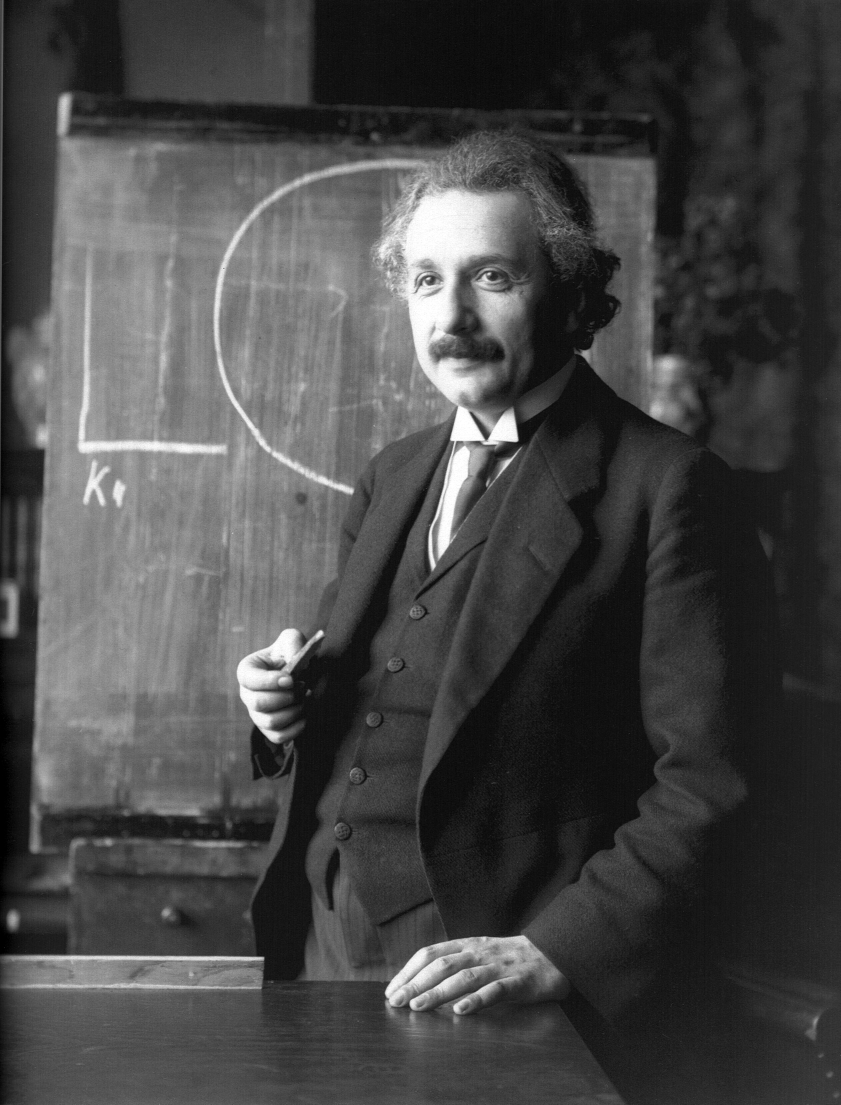
#> input picture test/Albert_Einstein_1921_by_F_Schmutzer.jpg, 2523 x 3313 px (shown at 1/3 size)
$ python main.py
#> lines starting #> are read from the running program, lines starting #| are printed output that depends on the picture
import numpy as np
import pandas as pd
import cv2 as cv
from pathlib import Path
from skimage import io, transform
from PIL import Image
import matplotlib.pyplot as plt


def show_gray(img):
    plt.imshow(np.asarray(img), cmap="gray", vmin=0, vmax=255)
    plt.axis("off")
    plt.show()


# Local image next to this script (also works when cwd is elsewhere)
image_path = Path(__file__).resolve().parent / "Albert_Einstein_1921_by_F_Schmutzer.jpg"

# Load image and resize it, so that it's easier to see the effects
# of filters/convolutions.
image = io.imread(str(image_path))
#> image is the input picture: shape (3313, 2523, 3); min 0, max 255, mean 71.3
gray_image = cv.cvtColor(image, cv.COLOR_RGB2GRAY)


# Convert to grayscale
orig_h = gray_image.shape[0]
#> orig_h = 3313
orig_w = gray_image.shape[1]
#> orig_w = 2523
resize_ratio = 0.25 #@param {type:"number"}
new_h = int(orig_h * resize_ratio)
#> new_h = 828
new_w = int(orig_w * resize_ratio)
#> new_w = 630
gray_image = transform.resize(gray_image, (new_h, new_w)) * 256 # Convert it back to the uint8 range of 0-255
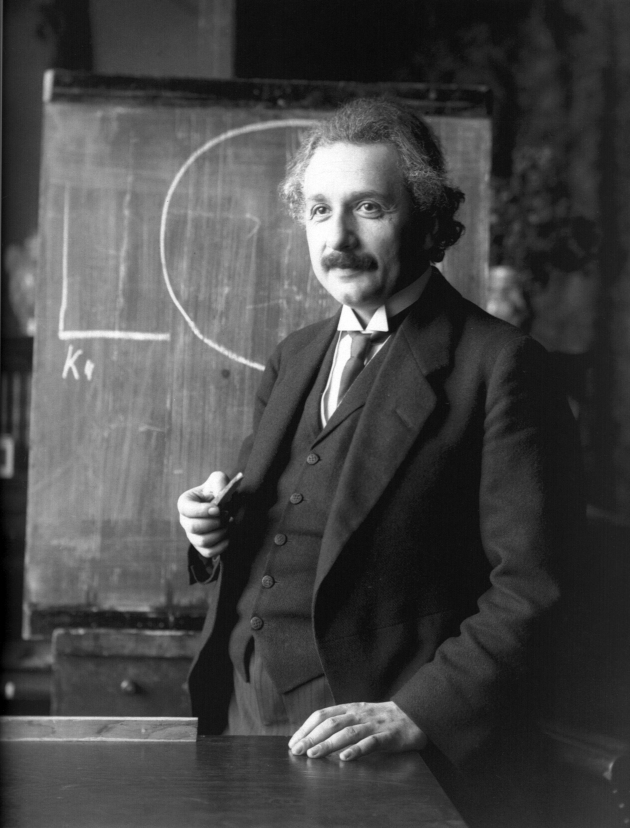
#> gray_image: shape (828, 630) float64; min 0, max 256, mean 71.6; drawn with min black and max white

# Display it
show_gray(gray_image)


average_filter = np.ones([3, 3]) / 9

warpped_image = cv.filter2D(gray_image, -1, average_filter)
show_gray(warpped_image)
